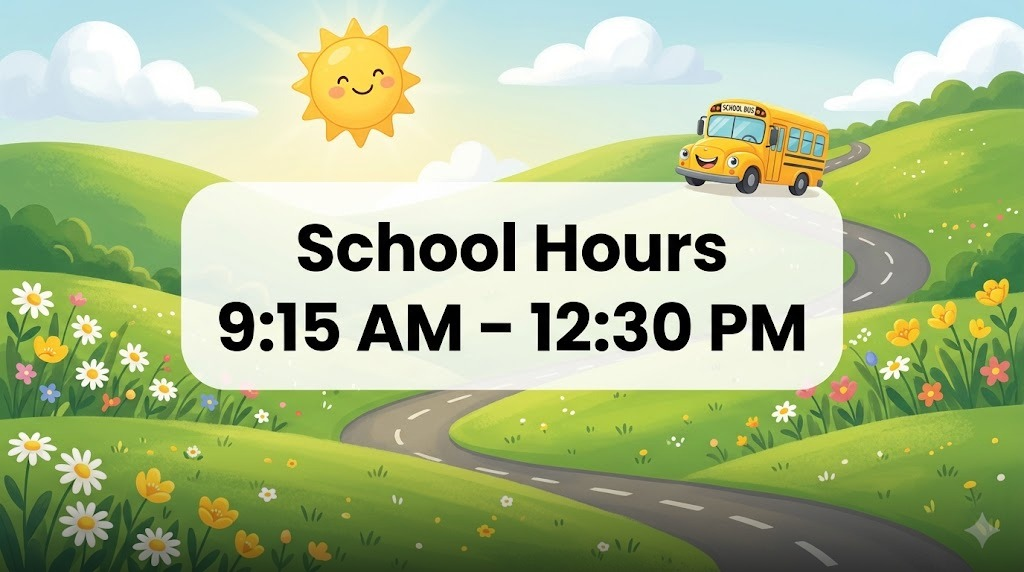
#> input picture images/01_sunny_bus.jpg, 1024 x 572 px
$ python darken_bottom.py ../images/01_sunny_bus.jpg
#> lines starting #> are read from the running program, lines starting #| are printed output that depends on the picture
#!/usr/bin/env python3
"""Darken the bottom strip of an image with a smooth gradient.

Improves legibility of AerialViews overlays (clock, weather, metadata) that sit
along the bottom of the screen. Run once on a fresh (bright) image.

Usage:
    python darken_bottom.py INPUT [OUTPUT] [--fraction 0.2] [--max-alpha 0.55]

If OUTPUT is omitted, the input is overwritten.
"""
import argparse
from PIL import Image


def darken_bottom(inp: str, outp: str, fraction: float, max_alpha: float) -> None:
#> called with inp = '../images/01_sunny_bus.jpg', outp = '../images/01_sunny_bus.jpg', fraction = 0.2, max_alpha = 0.55
    img = Image.open(inp).convert("RGBA")
    w, h = img.size
#> w = 1024; h = 572
    strip = max(1, int(h * fraction))
#> strip = 114
    start = h - strip
#> start = 458
    for y in range(start, h):
        t = (y - start) / strip          # 0 at top of strip, 1 at bottom edge
        alpha = int(255 * max_alpha * (t ** 1.4))  # eased so the top stays subtle
        img.alpha_composite(Image.new("RGBA", (w, 1), (0, 0, 0, alpha)), (0, y))
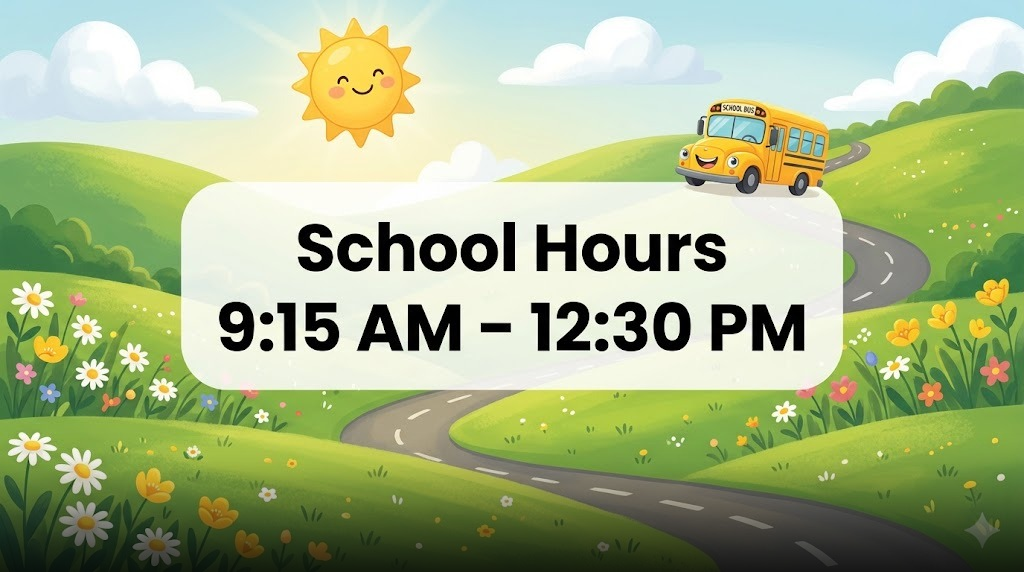
#> img: PIL image 1024x572 RGBA; mean R, G, B, A 164.8, 180.2, 136.1, 255
    img.convert("RGB").save(outp, quality=92)


if __name__ == "__main__":
    p = argparse.ArgumentParser(description=__doc__)
    p.add_argument("input")
    p.add_argument("output", nargs="?")
    p.add_argument("--fraction", type=float, default=0.2, help="bottom portion to darken (0-1)")
    p.add_argument("--max-alpha", type=float, default=0.55, help="darkness at the very bottom (0-1)")
    a = p.parse_args()
    darken_bottom(a.input, a.output or a.input, a.fraction, a.max_alpha)
    print(f"Darkened bottom {a.fraction:.0%} -> {a.output or a.input}")

$ run again, on images/03_space.jpg
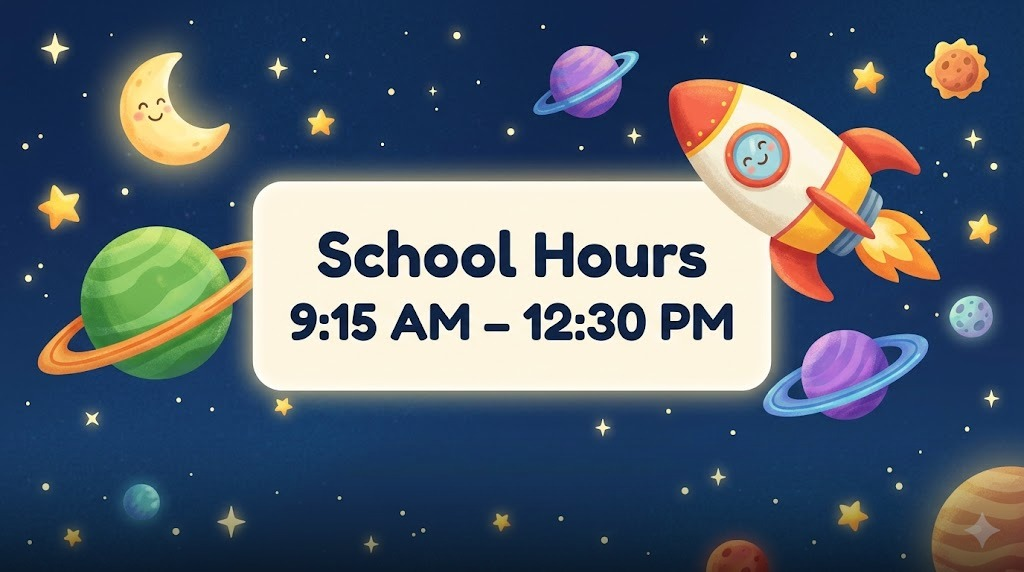
#> input picture images/03_space.jpg, 1024 x 572 px
#> after the loop in darken_bottom, `for y in range(start, h):`:
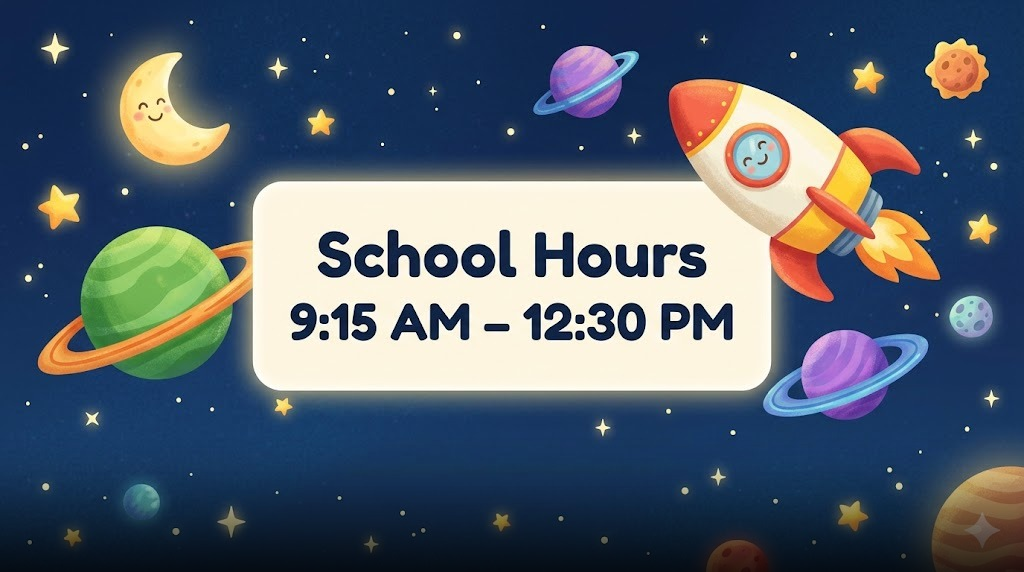
#> img: PIL image 1024x572 RGBA; mean R, G, B, A 84.3, 96.4, 110.3, 255

$ run again, on images/04_ocean.jpg
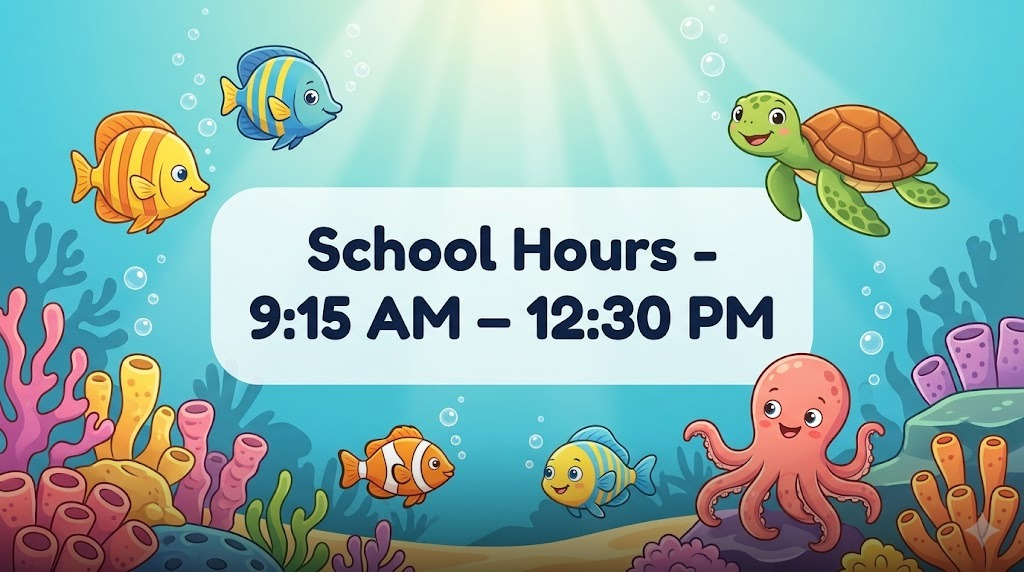
#> input picture images/04_ocean.jpg, 1024 x 572 px
#> after the loop in darken_bottom, `for y in range(start, h):`:
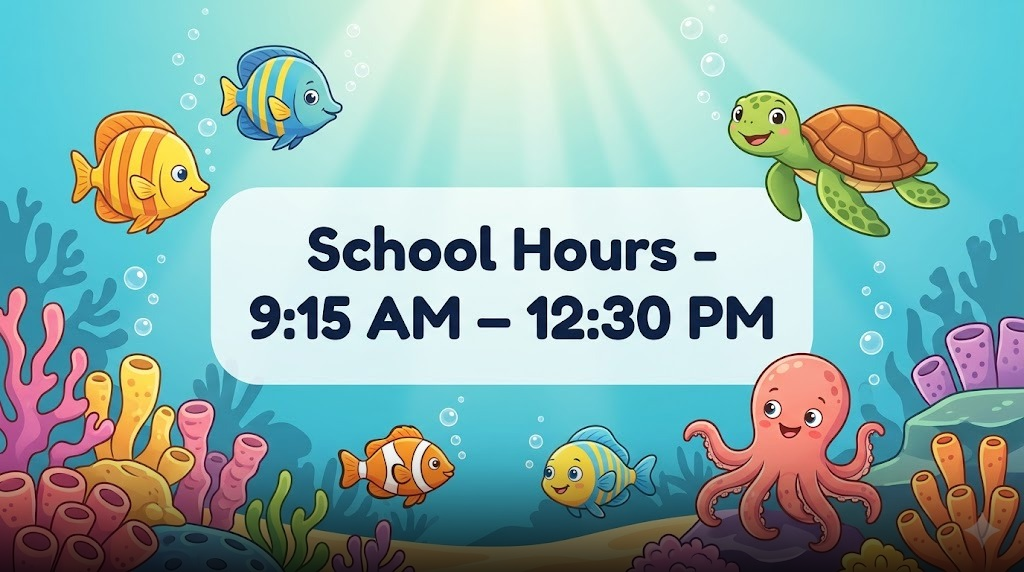
#> img: PIL image 1024x572 RGBA; mean R, G, B, A 138.8, 173.3, 170.6, 255

$ run again, on images/05_classroom.jpg
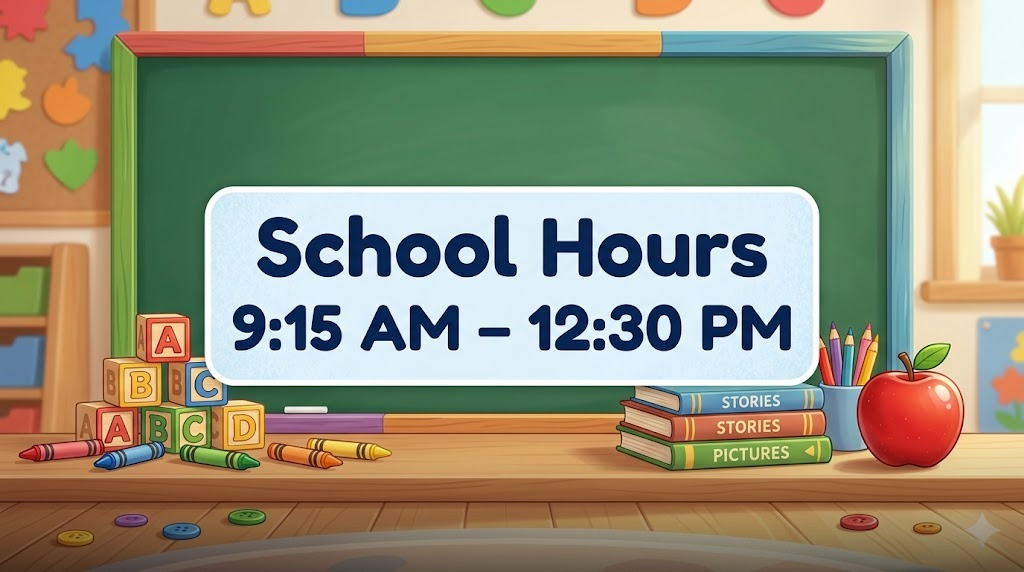
#> input picture images/05_classroom.jpg, 1024 x 572 px
#> after the loop in darken_bottom, `for y in range(start, h):`:
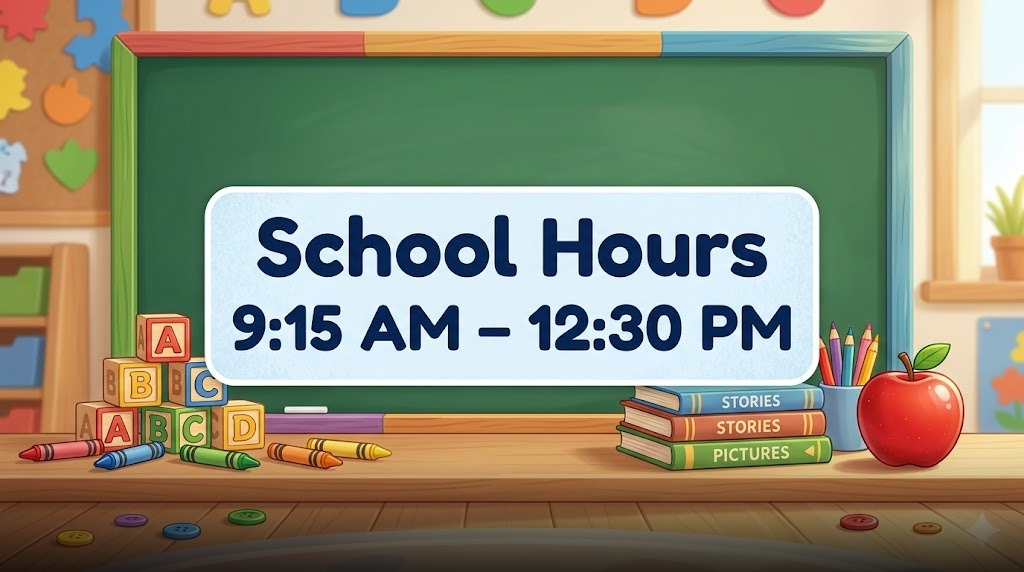
#> img: PIL image 1024x572 RGBA; mean R, G, B, A 144.1, 141.5, 118.5, 255
